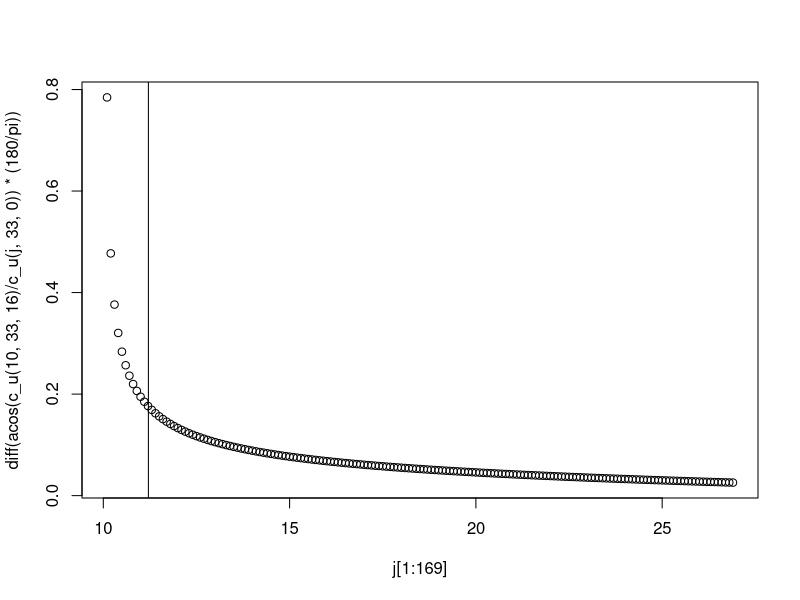
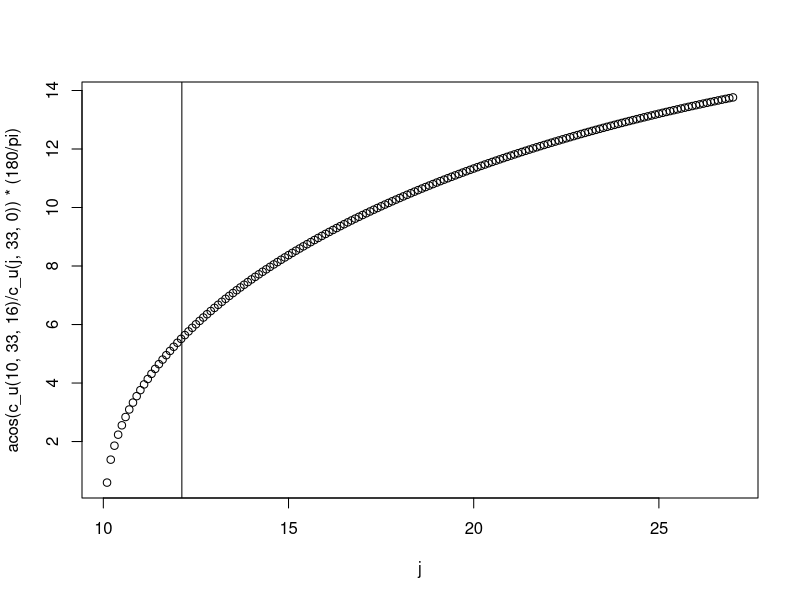

The R script that drew these images, in order:
asin(sin(60 * (pi/180)) * 1500/1440) * (180/pi)



asin(1488/1500)* (180/pi)


refr <- function(angle_in, v1, v2){
  asin(sin(angle_in * (pi/180)) * v2/v1) * (180/pi)
}
crit <- function(slow_v, fast_v){
  asin(slow_v/fast_v) * (180/pi)
}

j <- data.frame(angle = 30,
                v1 = 1488,
                v2 = 1494)


for(i in 2:10){
  j <- rbind(j,
                data.frame(angle = refr(j[i-1, 'angle'], j[i-1, 'v1'], j[i-1, 'v2']),
                           v1 = j[i-1, 'v2'],
                           v2 = j[i-1, 'v2'] + 6))
}
j
refr(80, 1488, 1500)

k <- j[10, c(1,3,2)]
names(k) <- c('angle', 'v1', 'v2')

for(i in 2:10){
  k <- rbind(k,
             data.frame(angle = refr(k[i-1, 'angle'], k[i-1, 'v1'], k[i-1, 'v2']),
                        v1 = k[i-1, 'v2'],
                        v2 = k[i-1, 'v2'] - 6))
}

rbind(j,k)

c_u <- function(t, s, z){
  1449.2 + 4.623 * t - 0.0546 * t^2 + 1.391 * (s - 35) + 0.017 * z
}

j <- seq(10.1, 27, 0.1)
plot(j[1:169], diff(acos(c_u(10, 33, 16)/c_u(j, 33, 0)) * (180/pi)))
abline(v = 11.21)

plot(j, acos(c_u(10, 33, 16)/c_u(j, 33, 0)) * (180/pi))
abline(v = 12.12)
